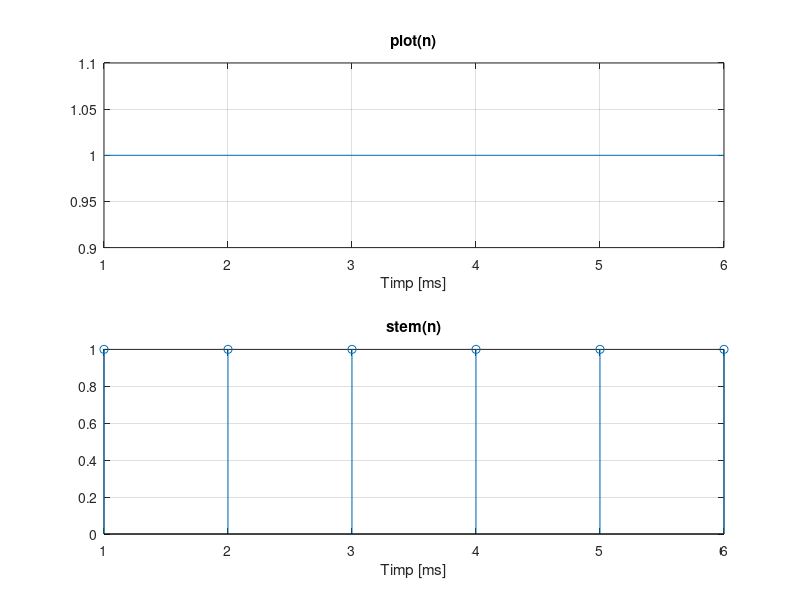

Recreate this plot in MATLAB.

% Definesc N ca numarul de esantioane dat de perioada de bit inmultit cu
% frecventa de esantionare; N = 0.5 ms * 12 kHz

N = 0.5 * 12;

% Construiesc un vector de size(n) cu valori random binare
n = randi([0 1],1,N);

% a. Afisez semnalul continuu in timp absolut
subplot(2,1,1),plot(n),title('plot(n)'),xlabel('Timp [ms]'),grid

% b. Afisez semnalul discret in functie de n
subplot(2,1,2),stem(n),title('stem(n)'),xlabel('Timp [ms]'),grid